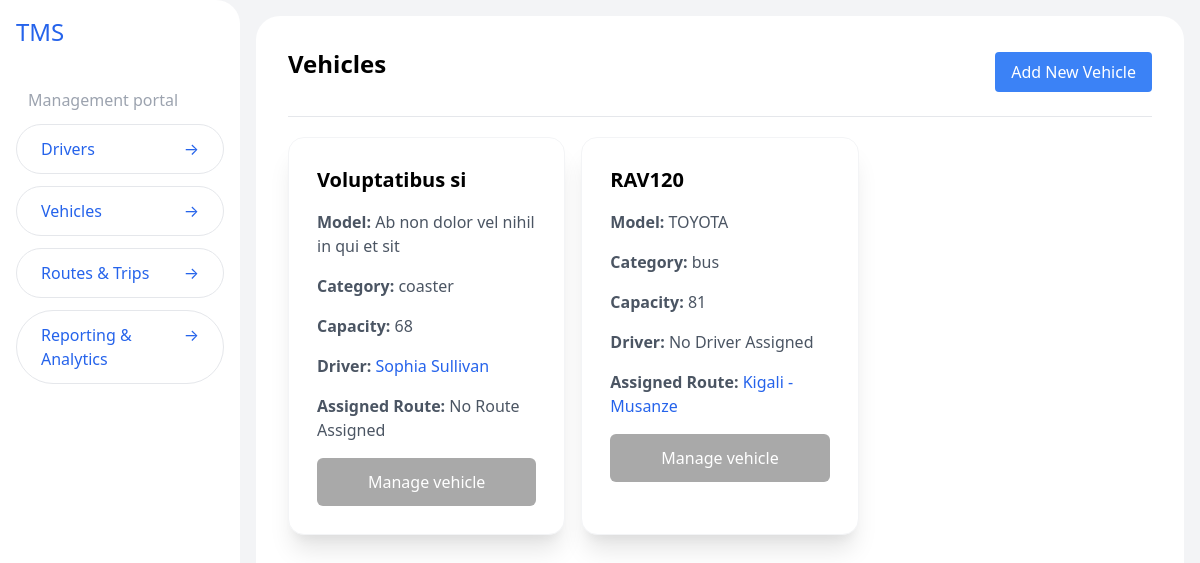
Before: /vehicles/ with the older database file.
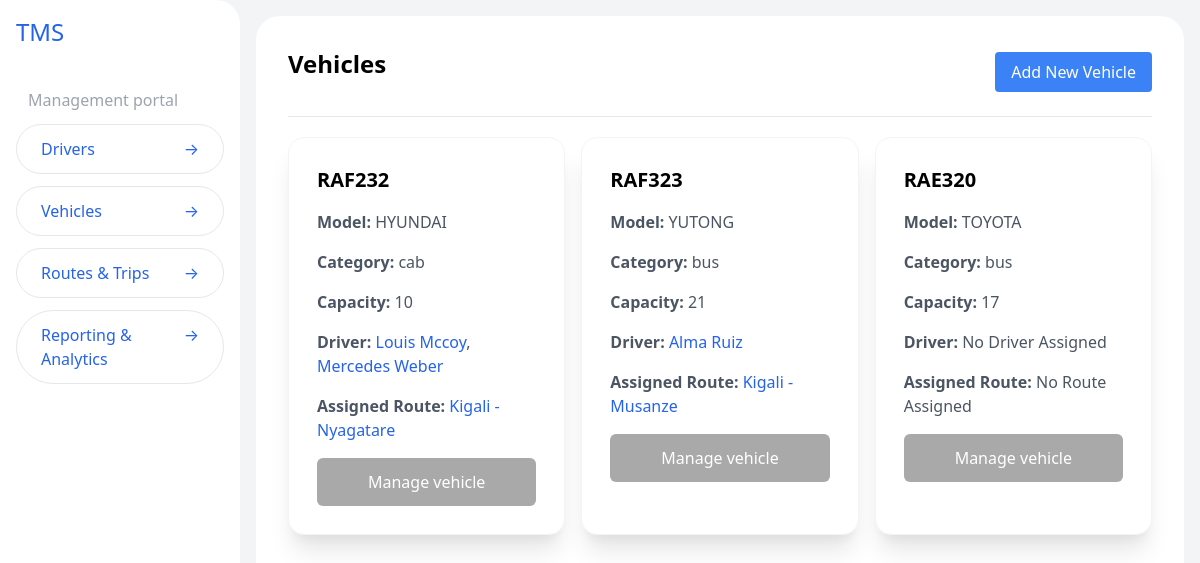
After: the same page with the newer database file.
### vehicles/models.py (models this page shows, shortened)
class Vehicle(models.Model):
    NUMBER_PLATE_MAX_LENGTH = 15
    MODEL_MAX_LENGTH = 50
    CATEGORY_CHOICES = [
        ('taxi', 'Taxi'),
        ('cab', 'Cab'),
        ('bus', 'Bus'),
        ('coaster', 'Coaster (Minibus)'),
        ('coach', 'Coach'),
        ('bike', 'Bike'),
        ('van', 'Van'),
    ]
    license_plate = models.CharField(max_length=NUMBER_PLATE_MAX_LENGTH, unique=True)
    model = models.CharField(max_length=MODEL_MAX_LENGTH)
    capacity = models.IntegerField()
    category = models.CharField(max_length=50, choices=CATEGORY_CHOICES, default=CATEGORY_CHOICES[0])
    status = models.CharField(max_length=20, choices=[('active', 'Active'), ('inactive', 'Inactive')])
    route = models.ForeignKey(Route, on_delete=models.SET_NULL, null=True, blank=True, related_name='vehicles')

### drivers/models.py (models this page shows, shortened)
class Driver(models.Model):
  name = models.CharField(max_length=100)
  license_number = models.CharField(max_length=50, unique=True)
  vehicle = models.ForeignKey(Vehicle, on_delete=models.SET_NULL, null=True, blank=True)

### routes/models.py (models this page shows)
class Route(models.Model):
  start_location = models.CharField(max_length=100)
  end_location = models.CharField(max_length=100)
  estimated_travel_time = models.DurationField()
  distance = models.FloatField()
  def __str__(self):
    return f"{self.start_location} - {self.end_location}"

### vehicles/views.py (the view)
# urls.py: path('', vehicles_list, name='vehicle-list'),
def vehicles_list(request):
  vehicles = Vehicle.objects.all()
  return render(request, 'vehicles-list.html', {'vehicles': vehicles })

### vehicles/templates/vehicles-list.html
{% extends "layout.html" %} {% block title %}TMS | Manage Vehicles{% endblock %} {% block content %}
<div class="container mx-auto p-4">
  <div class="flex items-center justify-between">
    <h1 class="text-2xl font-bold mb-4">Vehicles</h1>
    <a href="{% url 'create-vehicle' %}" class="bg-blue-500 text-white px-4 py-2 rounded">Add New Vehicle</a>
  </div>
  <div class="grid grid-cols-1 md:grid-cols-2 lg:grid-cols-3 gap-4 border-t border-gray-200 mt-5 pt-5">
    {% if vehicles %} {% for vehicle in vehicles %}
    <div class="bg-white p-7 rounded-2xl shadow-xl space-y-4 border border-gray-100">
      <h2 class="text-xl font-semibold">{{ vehicle.license_plate }}</h2>
      <p class="text-gray-600"><strong>Model:</strong> {{ vehicle.model }}</p>
      <p class="text-gray-600"><strong>Category:</strong> {{ vehicle.category }}</p>
      <p class="text-gray-600"><strong>Capacity:</strong> {{ vehicle.capacity }}</p>
      <p class="text-gray-600">
        <strong>Driver:</strong>
        {% if vehicle.driver_set.all %} {% for driver in vehicle.driver_set.all %}
        <a href="{% url 'view-driver' driver.id %}" class="text-blue-600">{{ driver.name }}</a>{% if not forloop.last %}, {% endif %} {% endfor %} {% else %} No
        Driver Assigned {% endif %}
      </p>
      <p class="text-gray-600">
        <strong>Assigned Route:</strong>
        {% if vehicle.route %}
        <a href="{% url 'route-details' vehicle.route.id %}" class="text-blue-600">{{ vehicle.route }}</a>
        {% else %} No Route Assigned {% endif %}
      </p>
      <a href="{% url 'view-vehicle' vehicle.id %}" class="btn view-btn py-3 block text-center">Manage vehicle</a>
    </div>
    {% endfor %} {% else %}
    <p class="text-center text-gray-500">No vehicles found</p>
    {% endif %}
  </div>
</div>
{% endblock %}

Changed rows visible on the page:
removed Vehicle: license_plate "Voluptatibus si", model "Ab non dolor vel nihil in qui et sit", category "coaster", capacity "68", shows "No Route Assigned"
removed Driver: name "Sophia Sullivan", shown under "Voluptatibus si"
removed Vehicle: license_plate "RAV120", model "TOYOTA", category "bus", capacity "81", shows "No Driver Assigned", route "Kigali - Musanze"
added Vehicle: license_plate "RAF232", model "HYUNDAI", category "cab", capacity "10", route "Kigali - Nyagatare"
added Driver: name "Louis Mccoy", shown under "RAF232"
added Driver: name "Mercedes Weber", shown under "RAF232"
added Vehicle: license_plate "RAF323", model "YUTONG", category "bus", capacity "21", route "Kigali - Musanze"
added Driver: name "Alma Ruiz", shown under "RAF323"
added Vehicle: license_plate "RAE320", model "TOYOTA", category "bus", capacity "17", shows "No Driver Assigned", shows "No Route Assigned"
